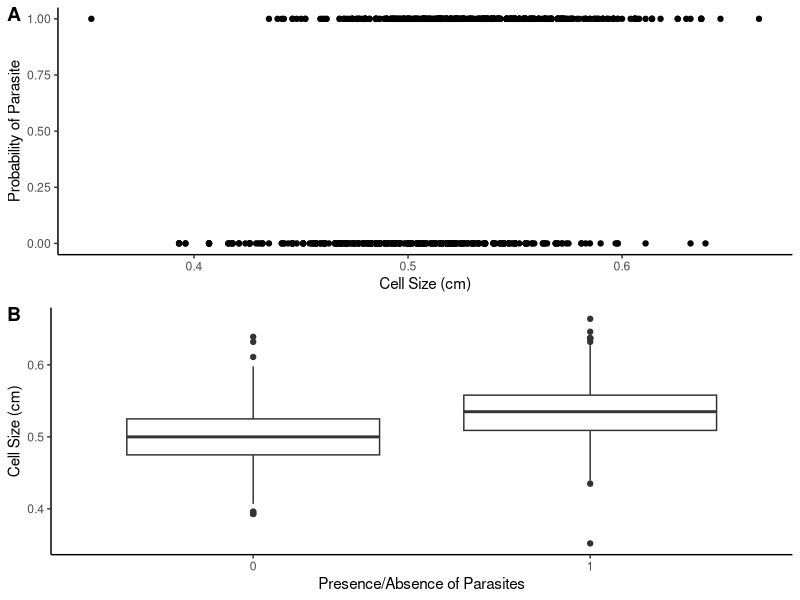
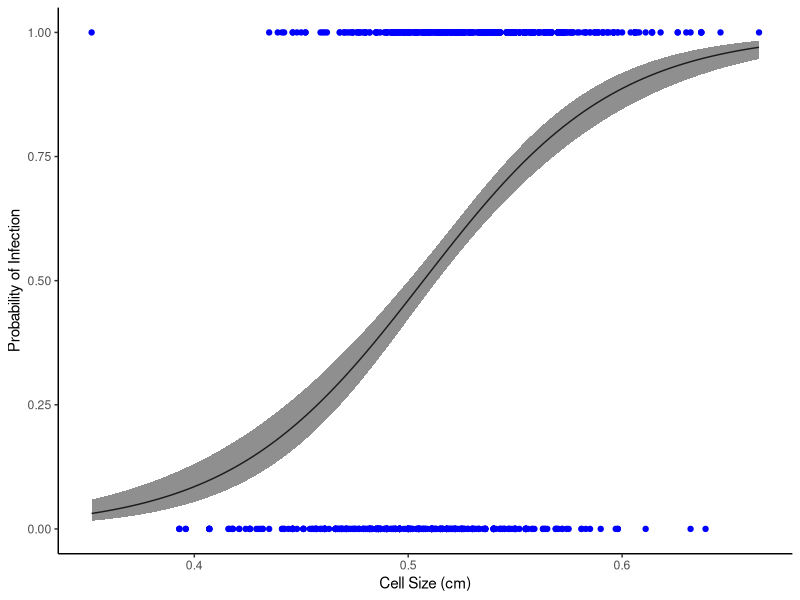
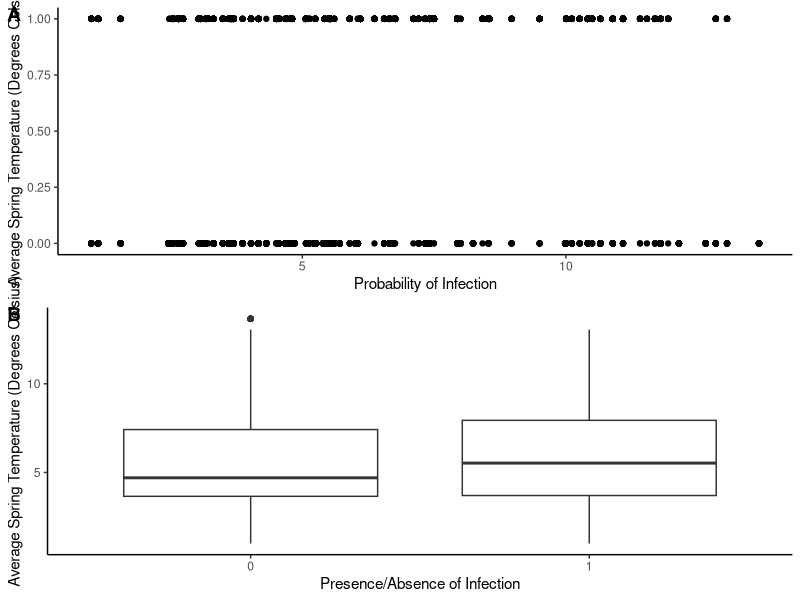
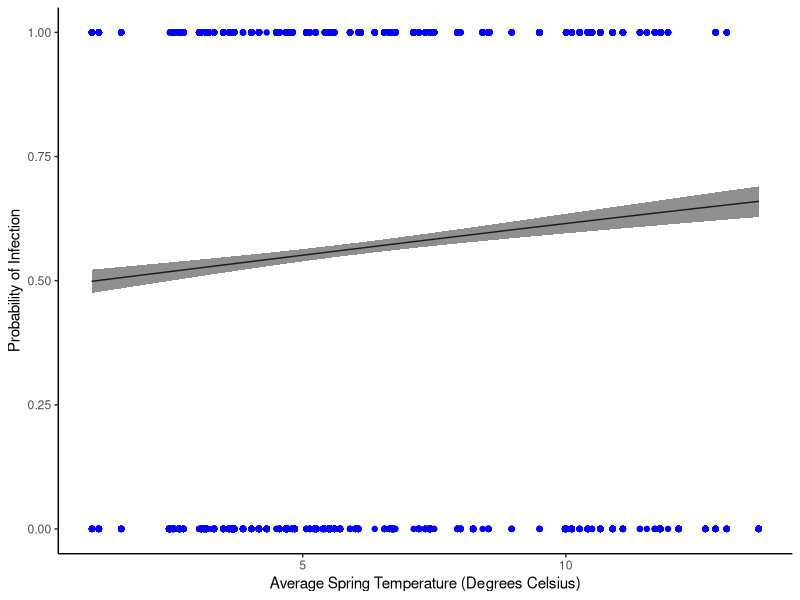
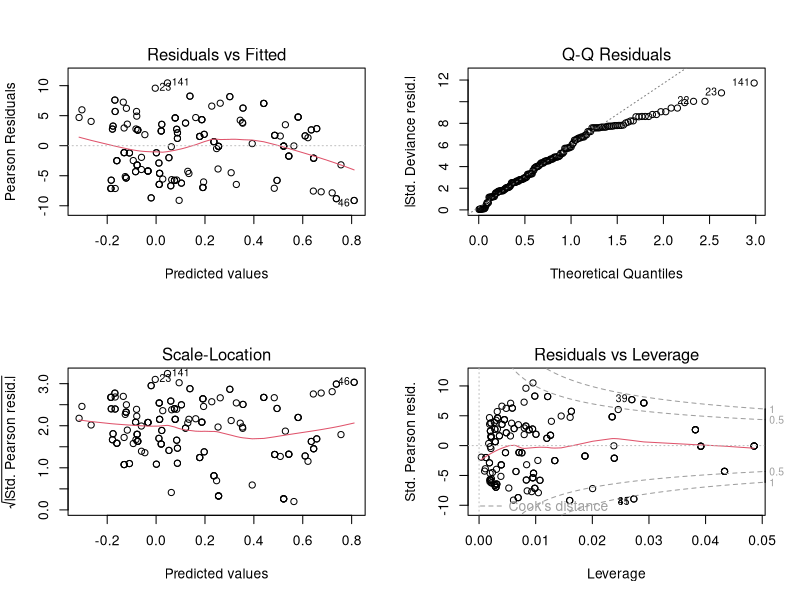
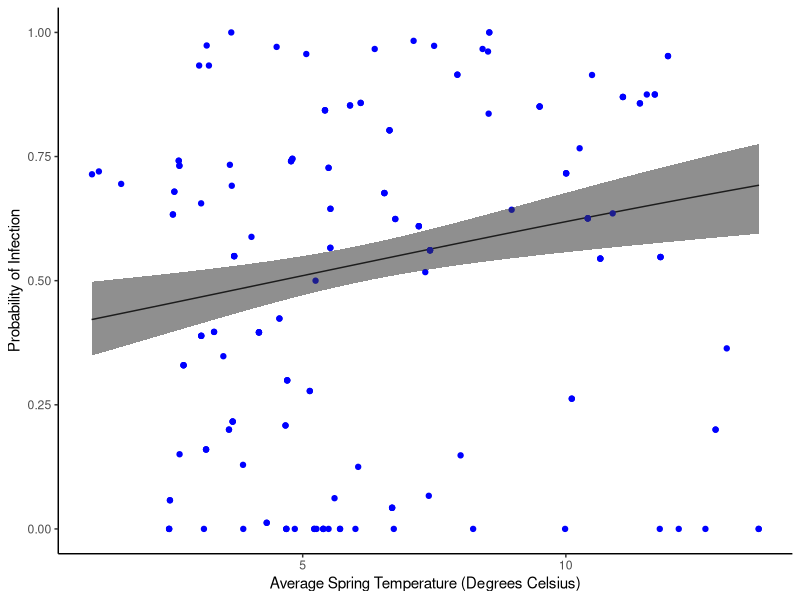
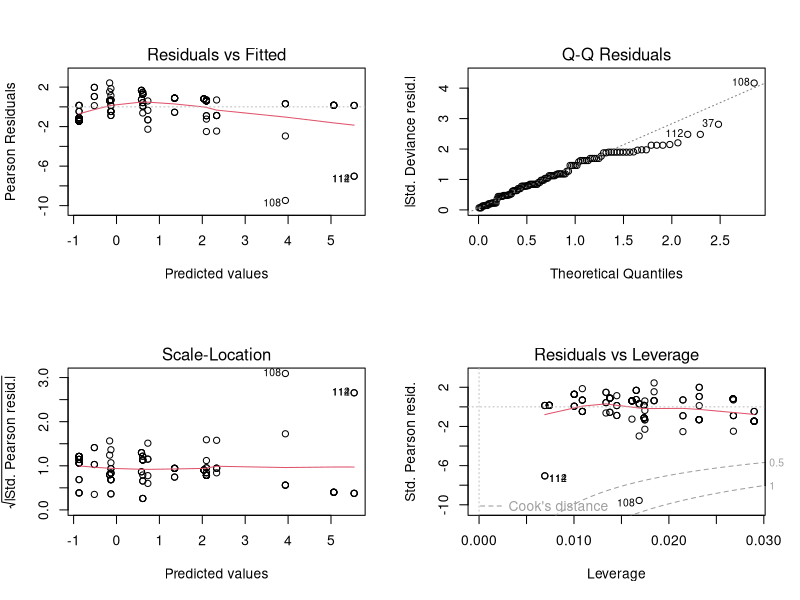
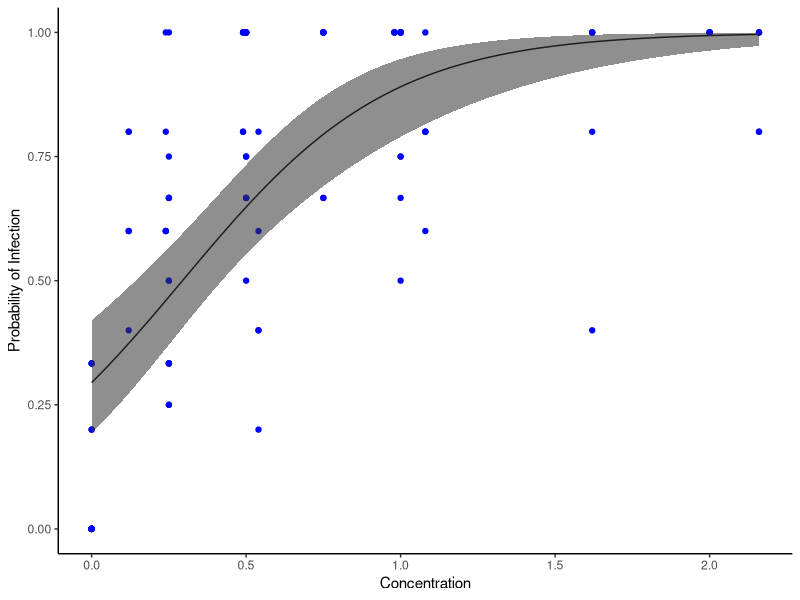

The R source for these figures, in order:
###########Binomial and Binary Models################

#Remember the three steps of generalised linear models

#Choosing a distribution from the response variable that makes assumptions about its error structure (e.g Binomial)

#Specifying a linear function of covariates and /or fixed factors 
#Covariates adjust for continuous variables to account for additional variation.
#Fixed factors represent categorical groups or levels being directly compared in the analysis.

#Choosing a link function between the predictor function and the mean of the distribution (of the response variable) (here: logit)


#########Binary Models #########
require(ggplot2)
require(ggpubr)
worker <- read.csv("../data/workerbees.csv",stringsAsFactors = T)
str(worker)
#data contains worker bee cell size and presence/absence of parasites 

#lets see this graphically
scatterplot<-ggplot(worker, aes(x=CellSize, y=Parasites))+
  geom_point()+
  labs(x= "Cell Size (cm)", y="Probability of Parasite")+
  theme_classic()
boxplot<- ggplot(worker, aes(x=factor(Parasites), y=CellSize))+
  geom_boxplot()+
  theme_classic()+
  labs(x="Presence/Absence of Parasites", y="Cell Size (cm)")
ggarrange(scatterplot, boxplot, labels=c("A","B"), ncol=1, nrow=2)

##################fitting the model ######################
M1<- glm(Parasites~CellSize, data = worker, family = "binomial")
summary(M1)

anova(M1, test = "Chisq")

# Logistic Regression Model Output Explanation
# We used glm() to model the probability of parasites being present (Parasites) based on cell size (CellSize).
# Since 'Parasites' is binary, we specified a binomial family.

# Coefficients Interpretation:
# The intercept is -11.245, meaning when CellSize = 0, the log odds of having parasites is -11.245.
# The CellSize coefficient (22.175) suggests that as CellSize increases, the likelihood of parasites increases.
# Both the intercept and CellSize coefficients are highly significant (p < 2e-16), indicating a strong relationship.

# Model Deviance and AIC:
# Null Deviance (1259.6) represents the deviance of a model with only an intercept.
# Residual Deviance (1104.9) shows the deviance after adding CellSize as a predictor, indicating a reduction in unexplained variation.
# AIC (1108.9) is used to compare model fit; lower values suggest better fit.

# ANOVA with Chi-Square Test:
# The anova() function compares the null model (no predictors) to the current model with CellSize.
# Df: Degrees of freedom for each model.
# Deviance: Shows how much unexplained variation each model has.
# Pr(>Chi): The p-value for the chi-square test (p < 2e-16), indicating that adding CellSize significantly improves model fit.
# Overall, this output suggests that cell size is a significant predictor of parasite presence.

#############MODEL INTERPRETATION#####################################

#from this summary we can plot the equation

# logit(Probability of Parasites) = -11.25 + 22.18 * CellSize

# Converting the logit equation into a threshold cell size:
# Starting with the logistic regression model:
# logit(Probability of Parasites) = -11.25 + 22.18 * CellSize
# Set logit = 0 to find the cell size threshold where the probability of parasites is 50%.
# 0 = -11.25 + 22.18 * CellSize
# Solve for CellSize:
# CellSize = 11.25 / 22.18 ≈ 0.51 cm
# This threshold (0.51 cm) is the cell size threshold where there is a 50% chance of finding parasites.

# Why does logit = 0 mean a 50% chance of finding parasites?
# In logistic regression, logit(p) is the log-odds of an outcome (e.g., parasite presence).
# The logit function is defined as logit(p) = ln(p / (1 - p)), where p is the probability of the outcome.
# When logit(p) = 0, it implies ln(p / (1 - p)) = 0.
# Solving for p when logit(p) = 0:
#    ln(p / (1 - p)) = 0
#    => p / (1 - p) = 1
#    => p = 1 - p
#    => 2p = 1, so p = 0.5
# Thus, when logit = 0, p = 0.5, meaning there's a 50% probability of finding parasites.

###############PLOTTING THIS GRAPHICALLY########################################

range(worker$CellSize) # Finding the range of CellSize in the worker dataset
## [1] 0.352 0.664

new_data <- data.frame(CellSize=seq(from=0.352, to=0.664, length=100)) # Creating a new dataset with CellSize values from 0.352 to 0.664 in 100 steps

predictions <- predict(M1, newdata = new_data, type = "link", se.fit = TRUE) # Predicting log-odds (link scale) and standard error (se) for each CellSize in new_data

new_data$pred <- predictions$fit # Adding predicted values (log-odds) to new_data
new_data$se <- predictions$se.fit # Adding standard errors of predictions to new_data

new_data$upperCI <- new_data$pred + (new_data$se * 1.96) # Calculating the upper 95% confidence interval for log-odds
new_data$lowerCI <- new_data$pred - (new_data$se * 1.96) # Calculating the lower 95% confidence interval for log-odds

# Making the Plot
ggplot(new_data, aes(x=CellSize, y=plogis(pred)))+  # Plotting predicted probability (converting log-odds to probability with plogis)
  geom_line(col="black")+ # Adding a line for the predicted probabilities
  geom_point(worker, mapping = aes(x=CellSize, y=Parasites), col="blue")+ # Adding actual data points from worker dataset
  geom_ribbon(aes(ymin=plogis(lowerCI), ymax=plogis(upperCI), alpha=0.2), show.legend = FALSE)+ # Adding confidence interval ribbon for probabilities
  labs(y="Probability of Infection", x="Cell Size (cm)")+ # Labeling y-axis as Probability of Infection and x-axis as Cell Size (cm)
  theme_classic() # Applying a clean, classic theme to the plot

#can find r squared by dividing residual by null deviance and minusing by 1
pseudo_r_squared <- 1 - (1104 / 1259)
pseudo_r_squared
# this model was able to explain 12 percent of the varation regarding presence and absence of the mite



############################Chrytrid Infection Status in the Pyrenees#########################################

require(ggplot2)
chytrid<- read.csv("../data/chytrid.csv", stringsAsFactors = T)
str(chytrid)
 
# Dataset includes amphibian infection status (1 = positive, 0 = negative) 
# from lakes and ponds in the Pyrenees (2003-2018).
# Also includes climate data: annual rainfall, average max, min, and mean annual 
# temperatures, and average spring temperature.
# Next, we will analyze the relationship between average spring temperature 
# and chytrid infection status to assess if spring temperature clearly affects infection outcomes.

scatterplot<-ggplot(chytrid, aes(x=Springavgtemp, y=InfectionStatus))+
  geom_point()+
  labs(x= "Probability of Infection", y="Average Spring Temperature (Degrees Celsius)")+
  theme_classic()
boxplot<- ggplot(chytrid, aes(x=factor(InfectionStatus), y=Springavgtemp))+
  geom_boxplot()+
  theme_classic()+
  labs(x="Presence/Absence of Infection", y="Average Spring Temperature (Degrees Celsius)")
ggarrange(scatterplot, boxplot, labels=c("A","B"), ncol=1, nrow=2)

#its not apparent but the plots show in the data that spring temperature does increase infection likelihood

M2<- glm(InfectionStatus~Springavgtemp, data = chytrid, family = "binomial")
summary(M2)

# Logistic Regression Model Output Explanation
# We modeled the probability of amphibian infection status (InfectionStatus) based on average spring temperature (Springavgtemp).
# 
# Coefficients:
# - The intercept is -0.057236, which represents the log-odds of infection when Springavgtemp is 0.
# - The Springavgtemp coefficient (0.052629) suggests that as average spring temperature increases, the log-odds of infection increase.
# - The p-value for Springavgtemp is highly significant (p < 0.001), indicating a strong relationship between spring temperature and infection status.
#
# Model Deviance and AIC:
# - Null Deviance (9310.0) represents the deviance with only an intercept (no predictors).
# - Residual Deviance (9270.7) represents the deviance with Springavgtemp as a predictor, showing a reduction in unexplained variation.
# - AIC (9274.7) is used for model comparison; lower AIC values indicate a better fit.

anova(M2, test="Chisq")

# ANOVA with Chi-Square Test:
# - The Chi-square test shows the effect of Springavgtemp on infection status.
# - The p-value (< 0.001) indicates that adding Springavgtemp significantly improves the model fit.
# - Overall, this suggests a significant positive association between spring temperature and the likelihood of infection.

#######Model interpretation###########################

# Model Interpretation
# From the logistic regression summary, we can construct the logit equation for infection probability:
# logit(Probability of Infection) = -0.06 + 0.05 * AverageSpringTemperature
#
# The equation implies that as the average spring temperature increases, the log-odds of infection also increase.
#
# Flipping Point (Threshold Temperature):
# To find the temperature at which there is an equal probability of infection (50% chance), set the logit to 0.
# Solve for AverageSpringTemperature when logit = 0:
# 0 = -0.06 + 0.05 * AverageSpringTemperature
# AverageSpringTemperature = -(-0.06) / 0.05 = 1.2 degrees Celsius
# This indicates that amphibians are more likely to be infected with chytrid when spring temperatures exceed 1.2 degrees Celsius.
#
# Pseudo R-squared:
# Pseudo-R^2 helps us understand the proportion of variance explained by the model.
# Here, we calculate McFadden's pseudo-R^2 as:
# PseudoR^2 = 1 - (Residual Deviance / Null Deviance)
# PseudoR^2 = 1 - (9270.7 / 9310.0) = 0.004
# This value (0.004) means the model explains about 0.4% of the variation in infection presence/absence.
#
# Interpretation:
# Although significant, the effect of spring temperature explains a small portion of the variability in chytrid infection status.

#####################################PLOTTING THE MODEL###############################

range(chytrid$Springavgtemp) # Find range of Average Spring Temperature
## [1]  0.9968934 13.6638193

new_data <- data.frame(Springavgtemp=seq(from=0.99, to=13.67, length=100)) # Create new data with Springavgtemp from 0.99 to 13.67

predictions <- predict(M2, newdata = new_data, type = "link", se.fit = TRUE) # Predict log-odds and SE for each Springavgtemp

new_data$pred <- predictions$fit # Add predicted log-odds to new_data
new_data$se <- predictions$se.fit # Add SE of predictions to new_data

new_data$upperCI <- new_data$pred + (new_data$se * 1.96) # Calculate upper 95% CI
new_data$lowerCI <- new_data$pred - (new_data$se * 1.96) # Calculate lower 95% CI

# Plot the data
ggplot(new_data, aes(x=Springavgtemp, y=plogis(pred)))+  # Plot predicted probability
  geom_line(col="black")+ # Add line for predicted probabilities
  geom_point(chytrid, mapping = aes(x=Springavgtemp, y=InfectionStatus), col="blue")+ # Add actual data points
  geom_ribbon(aes(ymin=plogis(lowerCI), ymax=plogis(upperCI), alpha=0.2), show.legend = FALSE)+ # Add CI ribbon
  labs(y="Probability of Infection", x="Average Spring Temperature (Degrees Celsius)")+ # Label axes
  theme_classic() # Apply classic theme

#While plot tells reader about relationship between spring temp and infection status, relationship appears weak and y intercept starts above 0.50

###############BINOMIAL MODELS #####################################
#in this section we'll model the same data as a binomial outcome instead of a binary outcome: 
#Number of positives over number of Negatives

chytrid_binomial<- read.csv("../data/chytrid_binomial.csv", stringsAsFactors = T)
str(chytrid_binomial)
# The dataset is a condensed version of the "chytrid.csv" dataset.
# Relevant columns:
# - "Positives": Number of positive samples per "Year", "Site", "Habitat", and "LarvalStage".
# - "Total": Total number of samples.
# We can use "Positives" and "Total" to create a binomial model to analyze if average spring temperature affects 
# the probability of chytrid infection.
# Use cbind to feed the number of positives and negatives into the glm function.

M3<- glm(cbind(Positives, Total-Positives)~AverageSpringTemp, data = chytrid_binomial, family = "binomial")
summary(M3)
anova(M3, test="Chisq")

# Binomial Model Summary:
# The model analyzes the relationship between AverageSpringTemp and the probability of chytrid infection.
# Coefficients:
# - Intercept = -0.403670: Represents the log-odds of infection when AverageSpringTemp is 0.
# - AverageSpringTemp coefficient = 0.088839: A positive value, suggesting that higher spring temperatures increase the log-odds of infection.
# - Both coefficients are highly significant (p < 0.001), indicating a strong relationship.
#
# Deviance and AIC:
# - Null Deviance = 5695.4, representing the deviance with only an intercept.
# - Residual Deviance = 4795.7, showing reduced unexplained variation after adding AverageSpringTemp as a predictor.
# - AIC = 5410.5, used for model comparison (lower values indicate better fit).
#
# ANOVA with Chi-Square Test:
# - The Chi-square test shows that adding AverageSpringTemp significantly improves the model (p < 0.001).
# - This supports a significant positive association between AverageSpringTemp and the probability of chytrid infection.

##############MODEL INTERPRETATION ###################################
# Model Interpretation:
# From the model summary, we can construct the logit equation:
# logit(Probability of Infection) = -0.4 + 0.09 * AverageSpringTemperature
#
# Interpretation of Slope:
# - The slope coefficient (0.09) means that each 1°C increase in AverageSpringTemperature increases the log-odds of infection by 0.09.
# - In terms of odds, this translates to a 1.09-fold increase in the probability of infection per degree Celsius.
#
# Flipping Point (Threshold Temperature):
# - To find the temperature at which there’s a 50% probability of infection, set logit = 0:
# - Temperature = abs(-0.4 / 0.09) = 4.44 degrees Celsius
# - This suggests that an average spring temperature above 4.44°C is associated with a higher probability of chytrid infection.
#
# Pseudo R-squared:
# - Calculated as: PseudoR^2 = 1 - (Residual Deviance / Null Deviance)
# - PseudoR^2 = 1 - (4795.7 / 5055.4) ≈ 0.05
# - This indicates that the model explains approximately 5% of the variation in infection probability.

###############MODEL VALIDATION #########################

#Dispersion parameter is: 4795.75/173 =27.72
#overdispersed

#could be random effects (year or site) ,fixed factors ~(habitat or larval stage) or continous covariates (Average rf)
# One or zero outliers: potentially (see diagnostic plots below)

par(mfrow=c(2,2))
plot(M3)

#residuals vs leverage plot suggest model may have a number of outliers causing overdispersion
sum(cooks.distance(M3)>1)

#two outliers have been identified above 1 
#This may be due to other covariates or random effects but for now we will fit the quasi-binomial model

#####################FITTING A QUASI-BINOMIAL MODEL##########################################

M4<- glm(cbind(Positives, Total-Positives)~AverageSpringTemp, data = chytrid_binomial, family = "quasibinomial")
summary(M4)

# Quasi-Binomial Model Summary:
# This model examines the effect of AverageSpringTemp on the probability of chytrid infection, accounting for overdispersion.
#
# Coefficients:
# - Intercept = -0.40367: Represents the log-odds of infection when AverageSpringTemp is 0.
# - AverageSpringTemp coefficient = 0.08868: Suggests that higher spring temperatures increase the log-odds of infection.
# - The p-value (0.0012) indicates a significant effect of spring temperature on infection probability.
#
# Dispersion Parameter:
# - Estimated dispersion parameter is 23.44, indicating overdispersion in the data.
#
# Deviance:
# - Null Deviance = 5055.4, which represents the deviance of the model with no predictors.
# - Residual Deviance = 4795.7 after including AverageSpringTemp, showing a reduction in unexplained variation.

### ESTIMATE VALUES DIDN'T CHANGE BUT SEs ARE INFLATED

anova(M4, test="F") # for quasi approaches we use the F test 

#
# ANOVA with F-test:
# - The F-test (used with quasi-binomial models) shows a significant effect of AverageSpringTemp (p < 0.001).
# - This result supports a significant association between AverageSpringTemp and chytrid infection probability.

######################PLOTTING THE MODEL ###########################################

range(chytrid_binomial$AverageSpringTemp) # Find the range of Average Spring Temperature in the chytrid_binomial dataset
## [1]  0.9968934 13.6638193

new_data <- data.frame(AverageSpringTemp=seq(from=0.99, to=13.67, length=100)) # Create new data with 100 values of AverageSpringTemp from 0.99 to 13.67

predictions <- predict(M4, newdata = new_data, type = "link", se.fit = TRUE) # Predict log-odds and SE for each AverageSpringTemp in new_data on the link (log-odds) scale

new_data$pred <- predictions$fit # Add predicted log-odds to new_data
new_data$se <- predictions$se.fit # Add standard errors of predictions to new_data

new_data$upperCI <- new_data$pred + (new_data$se * 1.96) # Calculate upper 95% confidence interval for log-odds
new_data$lowerCI <- new_data$pred - (new_data$se * 1.96) # Calculate lower 95% confidence interval for log-odds

# Plot the data
ggplot(new_data, aes(x=AverageSpringTemp, y=plogis(pred))) + # Plot predicted probability by converting log-odds to probability with plogis
  geom_line(col="black") + # Add a line for the predicted probabilities
  geom_point(chytrid_binomial, mapping = aes(x=AverageSpringTemp, y=(Positives/Total)), col="blue") + # Add actual data points for observed infection rate
  geom_ribbon(aes(ymin=plogis(lowerCI), ymax=plogis(upperCI), alpha=0.2), show.legend = FALSE) + # Add confidence interval ribbon for probabilities
  labs(y="Probability of Infection", x="Average Spring Temperature (Degrees Celsius)") + # Label axes
  theme_classic() # Use a clean, classic theme for the plot

######################Revisiting bee mites data #############################################
#we previously said a binomial dist may be a better fit than a poisson model

mites<- read.csv("../data/bee_mites.csv")
M5<- glm(cbind(Dead_mites, Total-Dead_mites)~Concentration, data = mites, family = "binomial")
summary(M5)

# Binomial Model Summary:
# This model examines the effect of Concentration on the probability of mite death.
#
# Coefficients:
# - Intercept = -0.87288: Represents the log-odds of mite death when Concentration is 0.
# - Concentration coefficient = 2.9687: Indicates that higher concentrations increase the log-odds of mite death.
# - Both coefficients are highly significant (p < 0.001), suggesting a strong effect of Concentration on mite death probability.
#
# Deviance and AIC:
# - Null Deviance = 347.77, representing the deviance with no predictors.
# - Residual Deviance = 194.82 after including Concentration, showing a reduction in unexplained variation.
# - AIC = 294.85, used for model comparison; lower values indicate a better fit.

anova(M5, test = "Chisq")

# ANOVA with Chi-Square Test:
# - The Chi-square test shows a significant effect of Concentration (p < 0.001) on mite death probability.
# - This result supports a strong association between Concentration and the probability of mite death.


######################Model Validation ############################################

# Residual deviance: 194.82  on 113  degrees of freedom
#Dispersion parameter is 192.82 divided by 113 = 1.72 
#model is overdispersed

par(mfrow=c(2,2))
plot(M5)

# Using a quasi-Poisson model can be helpful for overdispersed binomial data.
# Overdispersion means the data has more variability than expected by a standard binomial model.
# Standard binomial models assume fixed dispersion (variance), which can lead to underestimated errors and false positives.
# A quasi-Poisson model includes a dispersion parameter, adjusting for extra variability.
# This provides more accurate standard errors, p-values, and confidence intervals, improving model reliability.


############### Refitting the Quasi-binomial Model and Plotting ############################

M6<- glm(cbind(Dead_mites, Total-Dead_mites)~Concentration, data = mites, family = "quasibinomial")

range(mites$Concentration)
## [1] 0.00 2.16
new_data <- data.frame(Concentration=seq(from=0, to=2.16, length=100))
predictions<- predict(M6, newdata = new_data, type = "link", se.fit = TRUE) # the type="link" here predicted the fit and se on the log-linear scale. 
new_data$pred<- predictions$fit
new_data$se<- predictions$se.fit
new_data$upperCI<- new_data$pred+(new_data$se*1.96)
new_data$lowerCI<- new_data$pred-(new_data$se*1.96)

# Making the Plot 
ggplot(new_data, aes(x=Concentration, y=plogis(pred)))+ 
  geom_line(col="black")+
  geom_point(mites, mapping = aes(x=Concentration, y=(Dead_mites/Total)), col="blue")+
  geom_ribbon(aes(ymin=plogis(lowerCI), ymax=plogis(upperCI), alpha=0.2), show.legend = FALSE)+ 
  labs(y="Probability of Infection", x="Concentration")+
  theme_classic()

